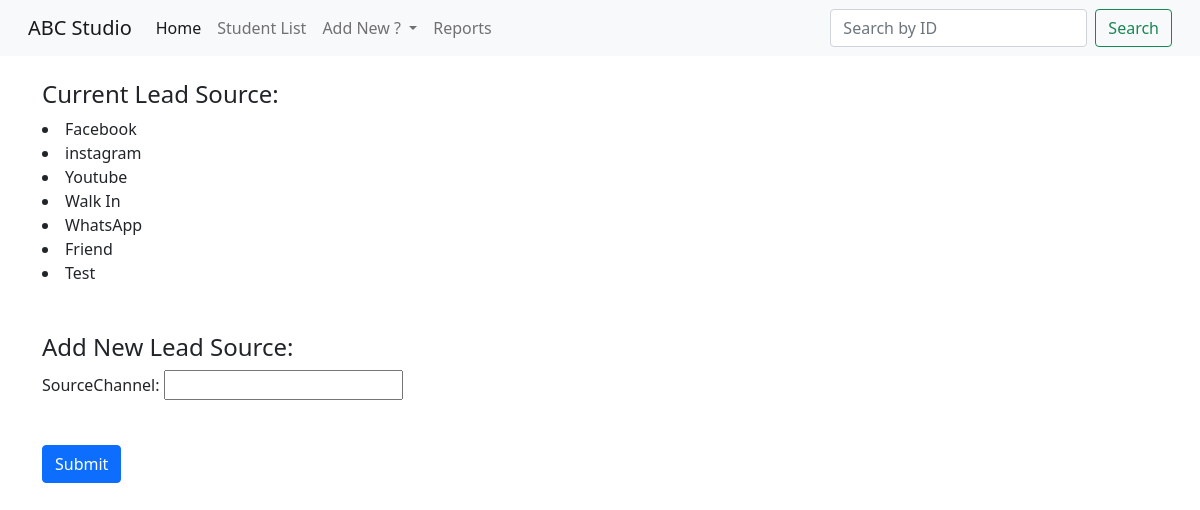
The page /student/newLeadSouce/ on the database its author committed.
### student/models.py (models this page shows, shortened)
class leadSource(models.Model):
    sourceChannel = models.CharField(max_length=50,unique=True)

### student/views.py (the view, shortened to what this page needs)
# urls.py: path('newLeadSouce/',views.leadSouceView.as_view(),name='NewSource'),
class leadSouceView(CreateView):
    model = leadSource
    fields = '__all__'
    template_name = 'student/NewLeadSource.html'
    def get_context_data(self, **kwargs):
       context = super(leadSouceView, self).get_context_data(**kwargs)
       context['queryset'] = leadSource.objects.all()
       return context

### student/templates/student/NewLeadSource.html (shortened to what this page needs)
{% extends 'student/base.html' %}
{% load static %}
{% block content %}
<br>
<div class="container">
    <h4>Current Lead Source:</h4>
    {% for x in queryset %}
    <li>{{x.sourceChannel}}</li>
    {% endfor %}
</div>
<br>
<br>
<div class="container">
<h4>Add New Lead Source: </h4>
</div>
<div class="container">
    <form method="POST">
        {{ form.as_p }}
        <button class="btn btn-primary my-4" type="submit">Submit</button>
    </form>
</div>
{% endblock  %}

### rows shown on the page
leadSource: sourceChannel "Facebook"
leadSource: sourceChannel "instagram"
leadSource: sourceChannel "Youtube"
leadSource: sourceChannel "Walk In"
leadSource: sourceChannel "WhatsApp"
leadSource: sourceChannel "Friend"
leadSource: sourceChannel "Test"
